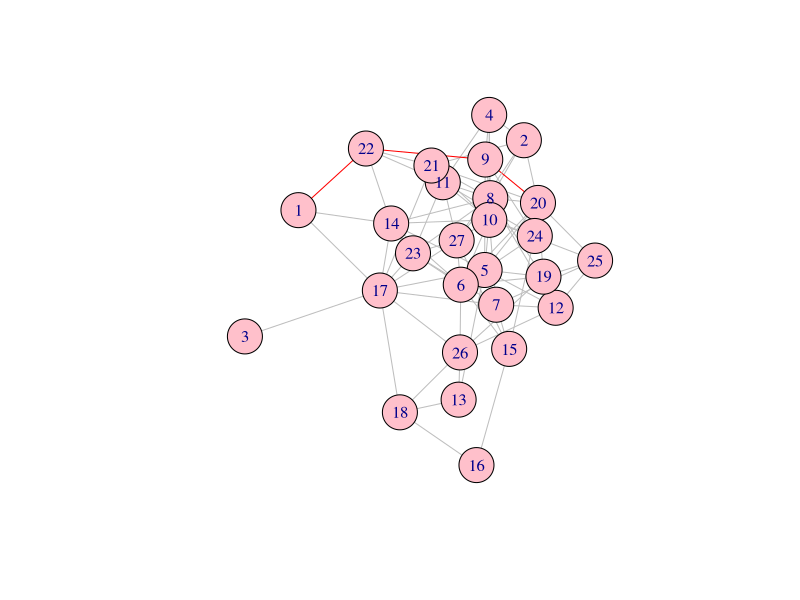
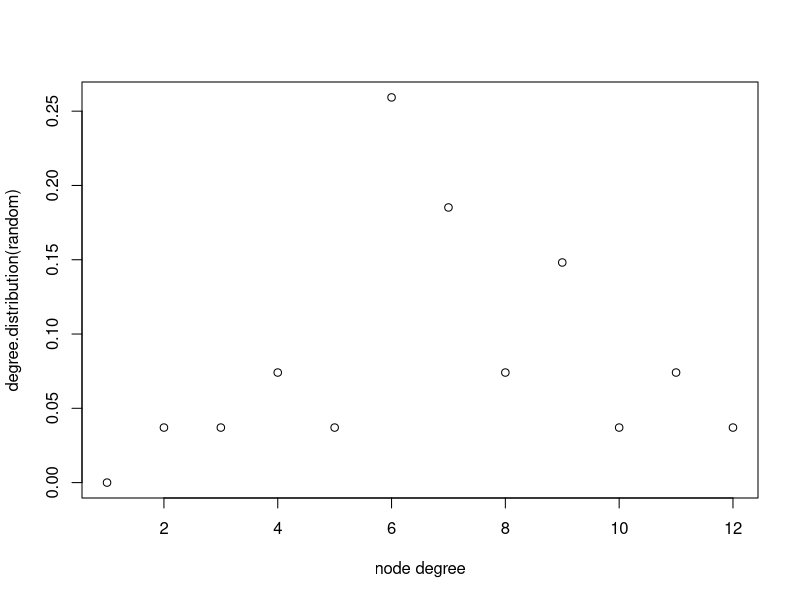

Write R code to recreate these figures, in order.
## ---- chunk 1
knitr::opts_chunk$set(echo = TRUE)
## ---- chunk 2

#随机生成一个图
library(igraph)
random<-erdos.renyi.game(27,0.2,type=c("gnp", "gnm"),directed=F)
#gnm<-sample_gnm(10,20,directed = F)#基于gnm生成图
#gnp<-sample_gnp(10,0.3,directed = F)#基于gnp生成图
V(random)$color<-"pink"#设置顶点颜色
V(random)$size<-20#设置顶点大小
E(random)$color<-"grey"#设置边颜色
pa<-get.all.shortest.paths(random,1,20)$res[[1]]#最短路径算法
E(random,path=pa)$color<-"red"#设置路径边的颜色

plot(random,layout=layout.fruchterman.reingold)#绘制图
plot(degree.distribution(random), xlab="node degree")#度分布
mean_distance(random)#计算平均路径长度
transitivity(random)#计算聚类系数

